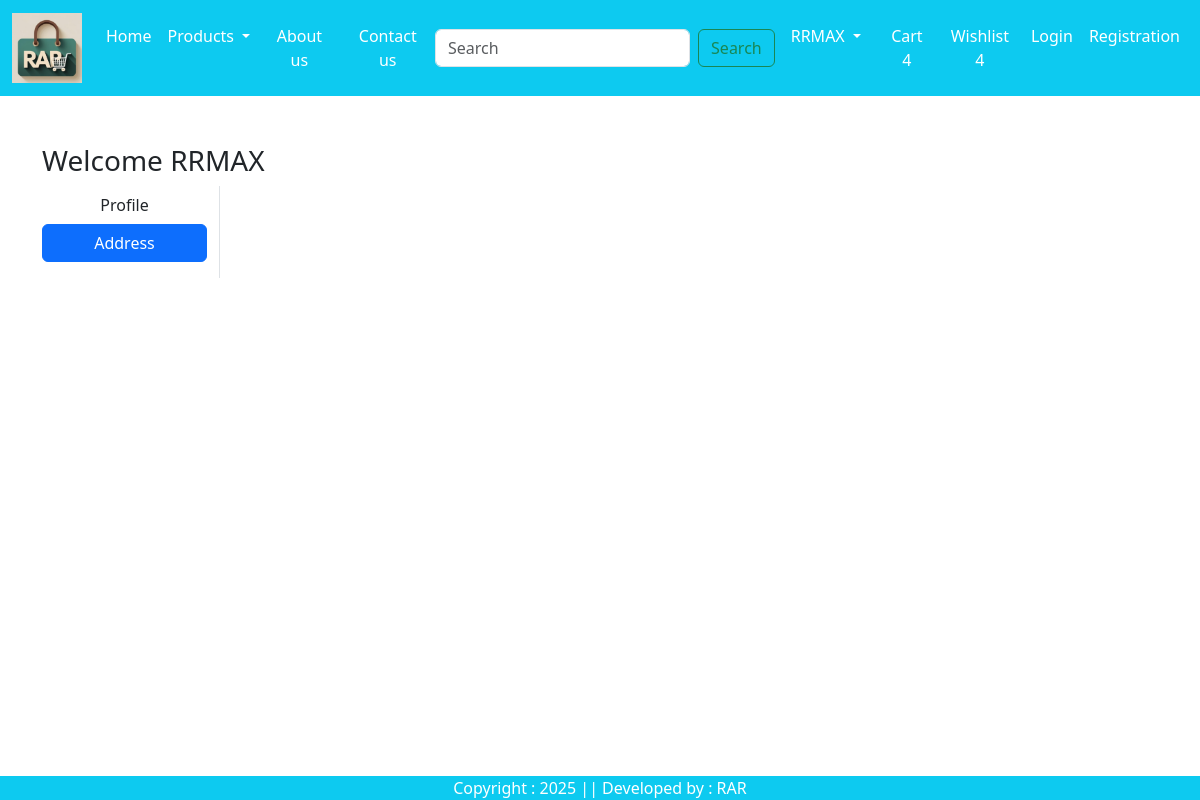
/Address/ (signed in), run on an earlier commit of the app's database.
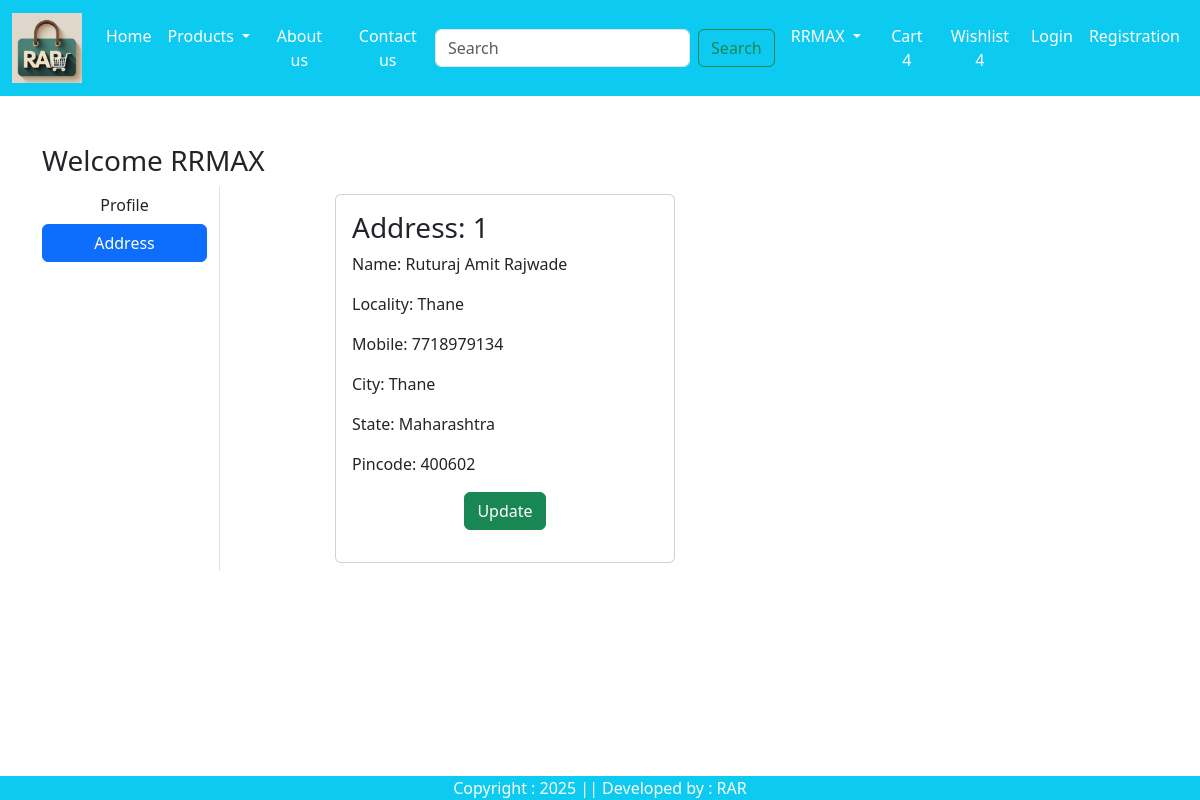
And on a later commit of the database.
### app/models.py (models this page shows, shortened)
class Customer(models.Model):
    user= models.ForeignKey(User,on_delete=models.CASCADE)
    name= models.CharField(max_length=200)
    locality = models.CharField(max_length=200)
    city = models.CharField(max_length=50)
    mobile = models.CharField(max_length=10,validators=[phone_validator],unique=True)
    zipcode = models.IntegerField()
    state = models.CharField(choices=STATE_CHOICES, max_length=100 )

### app/views.py (the view)
# urls.py: path('Address/',views.address, name='address' ),
def address(request):
    add = Customer.objects.filter(user = request.user)
    return render(request, 'app/address.html',locals())

### app/templates/app/address.html (shortened to what this page needs)
{% extends "app/base.html" %}
{% load static %}
{% block main-content %}
<div class = 'container my-5'>
    <div class="row">
        <h3>Welcome <span class='text-capitalize'>{{request.user}}</span></h3>
        <div class="col-sm-2 border-end">
            <ul class="list-unstyled">
                <li class='d-grid'><a href="{% url "profile" %}" class= 'btn '>Profile</a></li>
                <li class="d-grid"><a href="{% url "address" %} " class= 'btn btn-primary'>Address</a></li>
            </ul>
        </div>
        <div class='col-sm-8 offset-sm-1'>
            <div class='row'>
                {% for ad in add %}
                    <div class="col-sm-6">
                        <div class="card m-2">
                            <div class = 'card-body'>
                            <h3>Address: {{forloop.counter}}</h3>
                            <p>Name: {{ad.name}}</p>
                            <p>Locality: {{ad.locality}}</p>
                            <p>Mobile: {{ad.mobile}}</p>
                            <p>City: {{ad.city}}</p>
                            <p>State: {{ad.state}}</p>
                            <p>Pincode: {{ad.zipcode}}</p>
                            <p class="text-center"><a href="{% url "updateAddress" pk=ad.id%}" type ="button" class="btn btn-success">Update</a></p>
                            </div>
                        </div>
                    </div>
                {% endfor %}
            </div>
        </div>
    </div>
</div>
{% endblock main-content %}

What changed in the data, as far as the page shows it:
added Customer: name "Ruturaj Amit Rajwade", locality "Thane", mobile "7718979134", city "Thane", state "Maharashtra", zipcode "400602"
